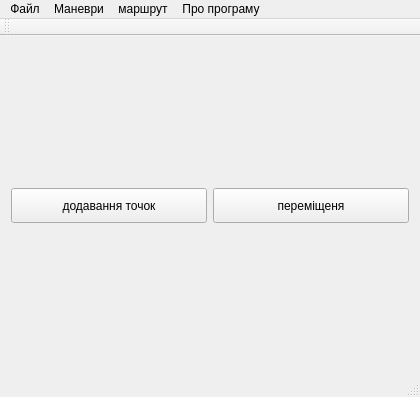
<?xml version="1.0" encoding="UTF-8"?>
<ui version="4.0">
 <class>MainWindow</class>
 <widget class="QMainWindow" name="MainWindow">
  <property name="geometry">
   <rect>
    <x>0</x>
    <y>0</y>
    <width>420</width>
    <height>397</height>
   </rect>
  </property>
  <property name="minimumSize">
   <size>
    <width>420</width>
    <height>357</height>
   </size>
  </property>
  <property name="windowTitle">
   <string>Модуль планування </string>
  </property>
  <widget class="QWidget" name="centralWidget">
   <layout class="QVBoxLayout" name="verticalLayout_2" stretch="0,0">
    <item>
     <layout class="QHBoxLayout" name="horizontalLayout_2">
      <item>
       <widget class="QPushButton" name="start_Point_buton">
        <property name="minimumSize">
         <size>
          <width>0</width>
          <height>35</height>
         </size>
        </property>
        <property name="text">
         <string>додавання точок</string>
        </property>
       </widget>
      </item>
      <item>
       <widget class="QToolButton" name="select_buton">
        <property name="sizePolicy">
         <sizepolicy hsizetype="Preferred" vsizetype="Fixed">
          <horstretch>0</horstretch>
          <verstretch>0</verstretch>
         </sizepolicy>
        </property>
        <property name="minimumSize">
         <size>
          <width>0</width>
          <height>35</height>
         </size>
        </property>
        <property name="text">
         <string>переміщеня</string>
        </property>
       </widget>
      </item>
     </layout>
    </item>
    <item>
     <layout class="QHBoxLayout" name="horizontalLayout">
      <property name="sizeConstraint">
       <enum>QLayout::SetMaximumSize</enum>
      </property>
     </layout>
    </item>
   </layout>
  </widget>
  <widget class="QMenuBar" name="menuBar">
   <property name="geometry">
    <rect>
     <x>0</x>
     <y>0</y>
     <width>420</width>
     <height>22</height>
    </rect>
   </property>
   <widget class="QMenu" name="figures">
    <property name="title">
     <string>Маневри</string>
    </property>
    <addaction name="action_Line"/>
    <addaction name="action_Cirle"/>
    <addaction name="action_Box_line"/>
    <addaction name="action_Baterfly"/>
    <addaction name="action_Endless"/>
    <addaction name="action_Snake"/>
    <addaction name="action_Region_line"/>
   </widget>
   <widget class="QMenu" name="menuFile">
    <property name="title">
     <string>Файл</string>
    </property>
    <addaction name="action_open_File"/>
    <addaction name="action_save_file"/>
   </widget>
   <widget class="QMenu" name="menu">
    <property name="title">
     <string>маршрут</string>
    </property>
    <addaction name="action_Route"/>
    <addaction name="action_Add_startPoint"/>
   </widget>
   <widget class="QMenu" name="menu_2">
    <property name="title">
     <string>Про програму</string>
    </property>
   </widget>
   <addaction name="menuFile"/>
   <addaction name="figures"/>
   <addaction name="menu"/>
   <addaction name="menu_2"/>
  </widget>
  <widget class="QToolBar" name="mainToolBar">
   <attribute name="toolBarArea">
    <enum>TopToolBarArea</enum>
   </attribute>
   <attribute name="toolBarBreak">
    <bool>false</bool>
   </attribute>
  </widget>
  <widget class="QStatusBar" name="statusBar"/>
  <action name="action_Cirle">
   <property name="text">
    <string>круг</string>
   </property>
  </action>
  <action name="action_open_File">
   <property name="text">
    <string>Відкрити  з файлу</string>
   </property>
  </action>
  <action name="action_Line">
   <property name="text">
    <string>Відрізок</string>
   </property>
  </action>
  <action name="action_Box_line">
   <property name="text">
    <string>Замкнута траекторія</string>
   </property>
  </action>
  <action name="action_Baterfly">
   <property name="text">
    <string>метелик</string>
   </property>
  </action>
  <action name="action_Endless">
   <property name="text">
    <string>вісімка</string>
   </property>
  </action>
  <action name="action_Snake">
   <property name="text">
    <string>змійка</string>
   </property>
  </action>
  <action name="action_Region_line">
   <property name="text">
    <string>область</string>
   </property>
  </action>
  <action name="action_Route">
   <property name="text">
    <string>параметри</string>
   </property>
  </action>
  <action name="action_2">
   <property name="text">
    <string>маневри</string>
   </property>
  </action>
  <action name="action_3">
   <property name="text">
    <string>точки</string>
   </property>
  </action>
  <action name="action_Add_startPoint">
   <property name="text">
    <string>додати точку старту</string>
   </property>
  </action>
  <action name="action_save_file">
   <property name="text">
    <string>Зберегти у файл</string>
   </property>
  </action>
 </widget>
 <layoutdefault spacing="6" margin="11"/>
 <resources/>
 <connections/>
</ui>
